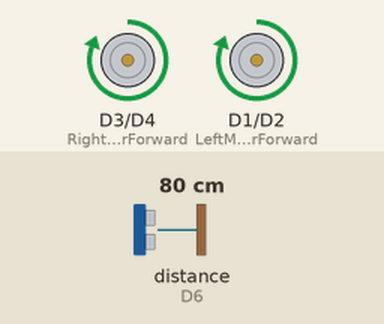
Simulated run of this sketch. Board: ESP8266 (NodeMCU). Shown: motor-driver pin pairs drawn as motors (green arrow = first pin HIGH = forward, orange = second pin HIGH = backward, longer = more drive). The inputs (shaded band) are chosen by the test bench; at power-on: distance to the obstacle (sensor on D6) 80 cm. The echo pulse lasts 58.3 µs per cm.

Above: at 1.9 s.
2.0 s: distance to the obstacle (sensor on D6) set to 22 cm
3.5 s: distance to the obstacle (sensor on D6) set to 18 cm
At 4.08 s:
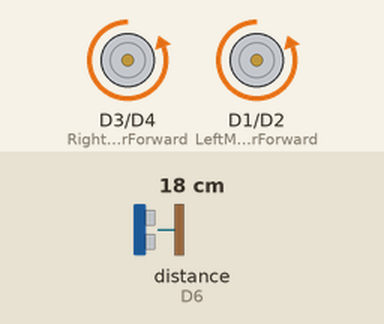
At 5.1 s:
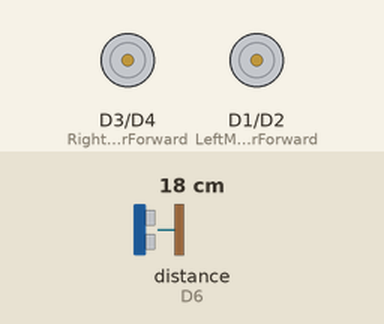
6.5 s: distance to the obstacle (sensor on D6) set to 35 cm
9.5 s: distance to the obstacle (sensor on D6) set to 2 cm
At 11.8 s:
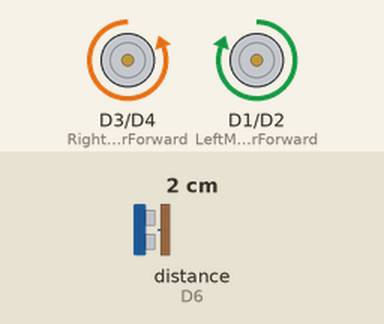
12.5 s: distance to the obstacle (sensor on D6) set to 60 cm
Timing chart, 0 to 15.8 s (numbered marks = the images above; inputs shaded):
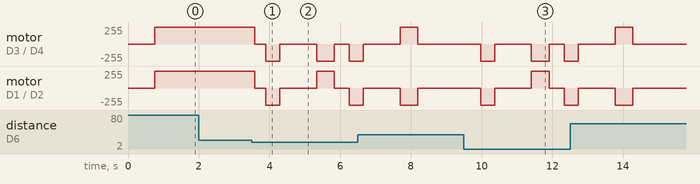

The sketch:

Object_Detection.ino.ino
```cpp
#include <NewPing.h>

// NodeMCU Pin definitions (D1, D2, etc. are NodeMCU pin labels)
const int LeftMotorForward = D1;
const int LeftMotorBackward = D2;
const int RightMotorForward = D3;
const int RightMotorBackward = D4;

// For NodeMCU, use D5, D6 for the ultrasonic sensor
#define trig_pin D5
#define echo_pin D6

#define maximum_distance 200
boolean goesForward = false;
int distance = 100;

NewPing sonar(trig_pin, echo_pin, maximum_distance);

void setup(){
  pinMode(RightMotorForward, OUTPUT);
  pinMode(LeftMotorForward, OUTPUT);
  pinMode(LeftMotorBackward, OUTPUT);
  pinMode(RightMotorBackward, OUTPUT);

  distance = readPing();
  delay(100);
  distance = readPing();
  delay(100);
  distance = readPing();
  delay(100);
  distance = readPing();
  delay(100);
}

void loop(){
  delay(50);

  if (distance <= 20){
    moveStop();
    delay(300);
    moveBackward();
    delay(400);
    moveStop();
    delay(300);
    distance = readPing();
    delay(300);
    distance = readPing();
    delay(300);
    if (distance <= 20){
      turnRight();
      moveStop();
    }
    else{
      turnLeft();
      moveStop();
    }
  }
  else{
    moveForward();
  }
  distance = readPing();
}

int readPing(){
  delay(70);
  int cm = sonar.ping_cm();
  if (cm==0){
    cm=250;
  }
  return cm;
}

void moveStop(){
  digitalWrite(RightMotorForward, LOW);
  digitalWrite(LeftMotorForward, LOW);
  digitalWrite(RightMotorBackward, LOW);
  digitalWrite(LeftMotorBackward, LOW);
}

void moveForward(){
  if(!goesForward){
    goesForward=true;
    digitalWrite(LeftMotorForward, HIGH);
    digitalWrite(RightMotorForward, HIGH);
    digitalWrite(LeftMotorBackward, LOW);
    digitalWrite(RightMotorBackward, LOW);
  }
}

void moveBackward(){
  goesForward=false;
  digitalWrite(LeftMotorBackward, HIGH);
  digitalWrite(RightMotorBackward, HIGH);
  digitalWrite(LeftMotorForward, LOW);
  digitalWrite(RightMotorForward, LOW);
}

void turnRight(){
  digitalWrite(LeftMotorForward, HIGH);
  digitalWrite(RightMotorBackward, HIGH);
  digitalWrite(LeftMotorBackward, LOW);
  digitalWrite(RightMotorForward, LOW);
  delay(500);
  moveForward();
}

void turnLeft(){
  digitalWrite(LeftMotorBackward, HIGH);
  digitalWrite(RightMotorForward, HIGH);
  digitalWrite(LeftMotorForward, LOW);
  digitalWrite(RightMotorBackward, LOW);
  delay(500);
  moveForward();
}
```

Measured:
- the behaviour switches between 21 and 20 cm on distance to the obstacle (sensor on D6) (found by bisection; images 0 and 1)
- after the input at 2.0 s, every drawn part: stays the same
